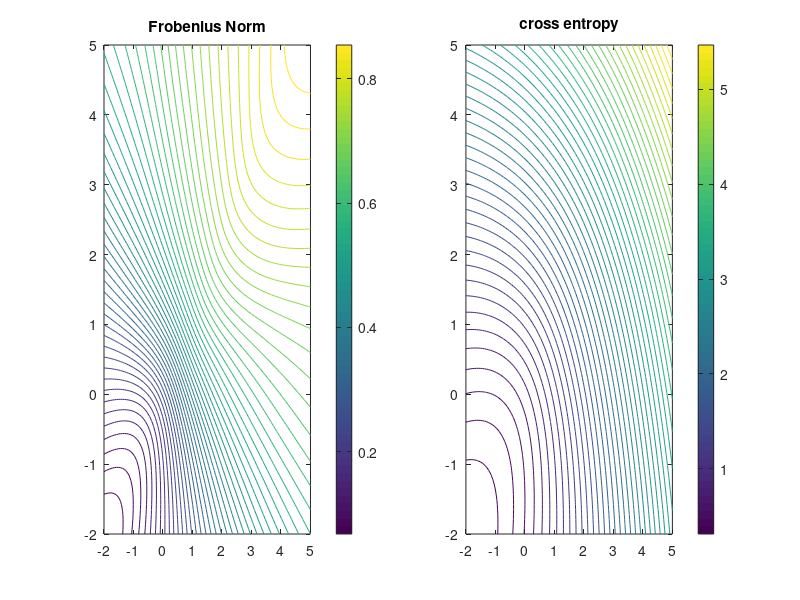

Recreate this plot in MATLAB.
% 
% This basic example illustrates the convexity of the entropy function
% 
nex = 100;
nf  = 2;

Y   = randn(nex,nf);
C1  = sum(Y,2)>0;
C   = [C1 1-C1];

[W1,W2] = meshgrid(linspace(-2,5,101));

F = zeros(101,101);
F2 = F;
for i=1:101
    for j=1:101
        Hp = 1./(1+exp(Y*[W1(i,j);W2(i,j)]));
        Hp= [Hp 1-Hp];
        Cp = Hp./(sum(Hp,2));
       F(i,j) = 0.5*norm(Cp-C)^2/nex;
       
       F2(i,j) = -sum(sum(C.*log(Cp)))/nex;
    end
end

figure; 
subplot(1,2,1)
contour(W1,W2,F,50)
title('Frobenius Norm')
colorbar

subplot(1,2,2)
contour(W1,W2,F2,50)
title('cross entropy')
colorbar;